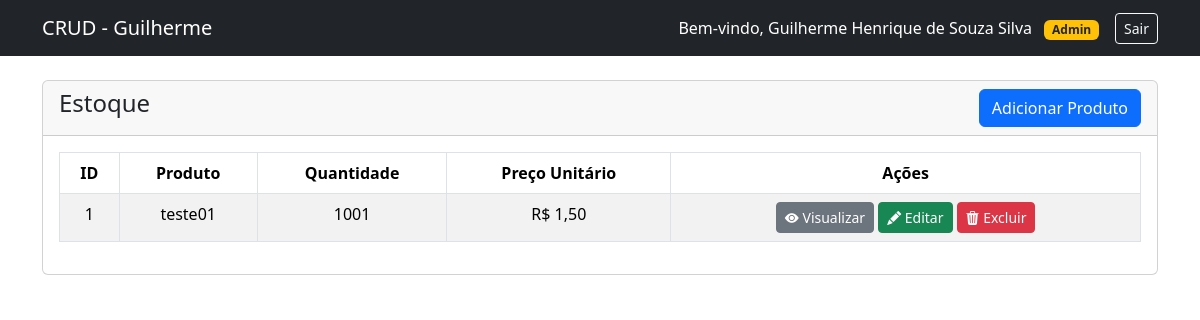
/estoque.php (signed in), run on the app's committed database.
### tables this page shows
CREATE TABLE IF NOT EXISTS `estoque` (
  `id` int(11) NOT NULL AUTO_INCREMENT,
  `nome_produto` varchar(100) NOT NULL,
  `quantidade` int(11) NOT NULL DEFAULT 0,
  `preco_unitario` decimal(10,2) NOT NULL,
  PRIMARY KEY (`id`)
);

### estoque.php (the view, shortened to what this page needs)
<?php
require 'conexao.php';
$sql = 'SELECT * FROM estoque';
$result = mysqli_query($conexao, $sql);
?>
<!doctype html>
<html lang="pt-br">
  <head>
    <link href="https://cdn.jsdelivr.net/npm/bootstrap@5.3.3/dist/css/bootstrap.min.css" rel="stylesheet">
    <link rel="stylesheet" href="https://cdn.jsdelivr.net/npm/bootstrap-icons@1.11.3/font/bootstrap-icons.min.css">
  </head>
  <body>
    <?php include('navbar.php'); ?>
    <div class="container mt-4">
      <div class="row">
        <div class="col-md-12">
          <div class="card">
            <div class="card-header">
              <h4>Estoque
                <a href="estoque-create.php" class="btn btn-primary float-end">Adicionar Produto</a>
              </h4>
            </div>
            <div class="card-body">
              <table class="table table-bordered table-striped text-center">
                <thead>
                  <tr>
                    <th>ID</th>
                    <th>Produto</th>
                    <th>Quantidade</th>
                    <th>Preço Unitário</th>
                    <th>Ações</th>
                  </tr>
                </thead>
                <tbody>
                  <?php if (mysqli_num_rows($result) > 0): ?>
                    <?php while ($produto = mysqli_fetch_assoc($result)): ?>
                      <tr>
                        <td><?= $produto['id'] ?></td>
                        <td><?= htmlspecialchars($produto['nome_produto']) ?></td>
                        <td><?= $produto['quantidade'] ?></td>
                        <td>R$ <?= number_format($produto['preco_unitario'], 2, ',', '.') ?></td>
                        <td>
                          <div class="d-flex justify-content-center gap-1 flex-wrap">
                            <a href="estoque-view.php?id=<?= $produto['id'] ?>" class="btn btn-secondary btn-sm">
                              <span class="bi-eye-fill"></span> Visualizar
                            </a>
                            <a href="estoque-edit.php?id=<?= $produto['id'] ?>" class="btn btn-success btn-sm">
                              <span class="bi-pencil-fill"></span> Editar
                            </a>
                            <form action="acoes.php" method="POST" onsubmit="return confirm('Tem certeza que deseja excluir?')" class="d-inline">
                              <button type="submit" name="delete_estoque" value="<?= $produto['id'] ?>" class="btn btn-danger btn-sm">
                                <span class="bi-trash3-fill"></span> Excluir
                              </button>
                            </form>
                          </div>
                        </td>
                      </tr>
                    <?php endwhile; ?>
                  <?php else: ?>
                    <tr>
                      <td colspan="5"><h5>Nenhum produto encontrado</h5></td>
                    </tr>
                  <?php endif; ?>
                </tbody>
              </table>
            </div>
          </div>
        </div>
      </div>
    </div>
  </body>
</html>

### data on the page
estoque: id "1", nome_produto "teste01", quantidade "1001", preco_unitario "1,50"

### other printed values
$_SESSION['usuario_nome'] "Guilherme Henrique de Souza Silva"
